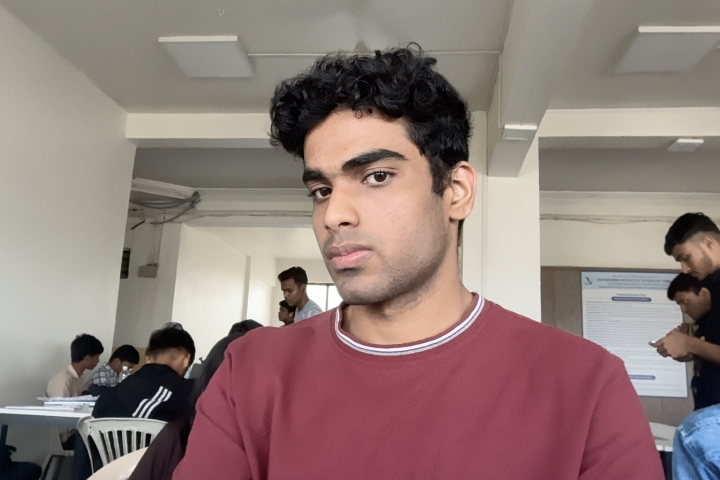
#> input picture known_faces/CS-A_CS-A-001/left.jpg, 1440 x 960 px, given in place of the camera (shown at 1/2 size)
$ python debug_camera.py   (older library calls are emulated)
#> lines starting #> are read from the running program, lines starting #| are printed output that depends on the picture; after the words box and inside, x2 and y2 are one past the last pixel; in counts of white or black regions, pixels touching at a corner belong together
### anti_spoofing.py
import cv2
import numpy as np


class AntiSpoofingDetector:
    """
    Lightweight anti-spoofing detector using OpenCV.
    Designed for real-time performance with minimal false positives.
    """

    def __init__(self, config=None):
        self.config = {
            'specular_threshold': 0.008,      # % of very bright pixels (relaxed)
            'specular_intensity': 225,        # Brightness threshold (relaxed)
            'edge_sharpness_max': 55,         # Max edge density (relaxed)
            'color_blue_shift_max': 1.08,     # Blue channel ratio (relaxed)
            'reflection_variance_min': 40,    # Min brightness variance (relaxed)
            'min_checks_to_fail': 3,          # Need 3 failed checks to mark spoof
            'enabled': True
        }

        if config:
            self.config.update(config)

    def detect_specular_highlights(self, face_bgr):
        """
        Detect specular highlights from screen backlight or flash reflection.

        Screens produce concentrated bright spots from backlight.
        Real faces have more diffuse, natural lighting.

        Returns:
            (is_spoof, score, details)
        """
        # Convert to grayscale for brightness analysis
        gray = cv2.cvtColor(face_bgr, cv2.COLOR_BGR2GRAY)

        # Also check V channel in HSV for saturation-independent brightness
        hsv = cv2.cvtColor(face_bgr, cv2.COLOR_BGR2HSV)
        v_channel = hsv[:, :, 2]

        # Count very bright pixels (likely screen glare)
        threshold = self.config['specular_intensity']
        bright_pixels = np.sum(v_channel > threshold)
        total_pixels = v_channel.size
        bright_ratio = bright_pixels / total_pixels

        # Check for concentrated bright regions (not just overall brightness)
        # Apply threshold to find hot spots
        _, bright_mask = cv2.threshold(v_channel, threshold, 255, cv2.THRESH_BINARY)
        contours, _ = cv2.findContours(bright_mask, cv2.RETR_EXTERNAL, cv2.CHAIN_APPROX_SIMPLE)

        # Count significant bright regions
        significant_regions = sum(1 for c in contours if cv2.contourArea(c) > 20)

        is_spoof = bright_ratio > self.config['specular_threshold'] or significant_regions >= 3

        return is_spoof, bright_ratio, {
            'bright_ratio': bright_ratio,
            'bright_regions': significant_regions
        }

    def detect_edge_sharpness(self, face_gray):
        """
        Analyze edge sharpness to detect screen pixel artifacts.

        Screens and high-res photos have unnaturally sharp, uniform edges.
        Real faces captured by webcam have natural blur from depth-of-field.

        Returns:
            (is_spoof, score, details)
        """
        # Apply Laplacian for edge detection
        laplacian = cv2.Laplacian(face_gray, cv2.CV_64F)

        # Calculate edge statistics
        edge_variance = laplacian.var()
        edge_mean = np.abs(laplacian).mean()

        # High variance with high mean indicates sharp pixel edges (screen)
        # Real faces have moderate variance
        sharpness_score = edge_mean

        is_spoof = sharpness_score > self.config['edge_sharpness_max']

        return is_spoof, sharpness_score, {
            'edge_mean': edge_mean,
            'edge_variance': edge_variance
        }

    def detect_color_anomaly(self, face_bgr):
        """
        Detect unnatural color distribution from screens.

        LCD/OLED screens often produce blue-shifted colors.
        They also have different color temperature than natural skin.

        Returns:
            (is_spoof, score, details)
        """
        # Split into channels
        b, g, r = cv2.split(face_bgr)

        b_mean = np.mean(b)
        g_mean = np.mean(g)
        r_mean = np.mean(r)

        # Calculate blue shift ratio (screens tend to be bluer)
        avg_rg = (r_mean + g_mean) / 2
        blue_ratio = b_mean / (avg_rg + 1e-6)

        # Also check for color clipping (common in screens)
        # Screens often have values clustered at extremes
        total_pixels = b.size
        clipped_low = (np.sum(b < 10) + np.sum(g < 10) + np.sum(r < 10)) / (3 * total_pixels)
        clipped_high = (np.sum(b > 250) + np.sum(g > 250) + np.sum(r > 250)) / (3 * total_pixels)
        clipping_ratio = clipped_low + clipped_high

        is_spoof = blue_ratio > self.config['color_blue_shift_max'] or clipping_ratio > 0.08

        return is_spoof, blue_ratio, {
            'blue_ratio': blue_ratio,
            'clipping_ratio': clipping_ratio,
            'rgb_means': (r_mean, g_mean, b_mean)
        }

    def detect_reflection_pattern(self, face_gray):
        """
        Detect unnatural reflection patterns from flat surfaces.

        Real 3D faces have varied brightness due to facial structure.
        Flat photos/screens have more uniform brightness gradients.

        Returns:
            (is_spoof, score, details)
        """
        # Divide face into regions and check variance
        h, w = face_gray.shape

        # Split into 3x3 grid
        regions = []
        for i in range(3):
            for j in range(3):
                y1, y2 = i * h // 3, (i + 1) * h // 3
                x1, x2 = j * w // 3, (j + 1) * w // 3
                region = face_gray[y1:y2, x1:x2]
                regions.append(np.mean(region))

        # Calculate variance between regions
        # Real faces have more variation (nose brighter than sides, etc.)
        region_variance = np.var(regions)

        # Also check gradient consistency
        sobelx = cv2.Sobel(face_gray, cv2.CV_64F, 1, 0, ksize=3)
        sobely = cv2.Sobel(face_gray, cv2.CV_64F, 0, 1, ksize=3)
        gradient_magnitude = np.sqrt(sobelx**2 + sobely**2)
        gradient_std = np.std(gradient_magnitude)

        # Low variance = flat surface = likely spoof
        is_spoof = region_variance < self.config['reflection_variance_min']

        return is_spoof, region_variance, {
            'region_variance': region_variance,
            'gradient_std': gradient_std
        }

    def detect_texture_analysis(self, face_gray):
        """
        Detect liveness using texture analysis (LBP-style simple check).
        Real faces have micro-texture (pores). Photos often blur this.
        Returns: (is_spoof, score, details)
        """
        # Simple Laplacian of Gaussian to detect "High Frequency" content
        # Resize to fixed small size to ignore noise but keep face structure
        resized = cv2.resize(face_gray, (100, 100))
        laplacian_var = cv2.Laplacian(resized, cv2.CV_64F).var()

        # Real faces usually have variance > 100-150.
        # Smart phones/Photos often look "smooth" (< 100) or heavily denoised.
        # We increase threshold to 80.0 to catch "good" quality photos/screens too.
        threshold = 80.0
        is_spoof = laplacian_var < threshold

        return is_spoof, laplacian_var, {'texture_val': laplacian_var}

    def check_liveness(self, face_bgr):
        """
        Main anti-spoofing check combining all detection methods.
        """
        if not self.config['enabled']:
            return {
                'is_live': True,
                'confidence': 1.0,
                'spoof_type': 'none',
                'checks': {},
                'scores': {}
            }

        # Ensure minimum size for analysis
        if face_bgr.shape[0] < 50 or face_bgr.shape[1] < 50:
            return {
                'is_live': True,  # Can't analyze small faces reliably
                'confidence': 0.5,
                'spoof_type': 'unknown',
                'checks': {},
                'scores': {}
            }

        # Convert to grayscale once
        face_gray = cv2.cvtColor(face_bgr, cv2.COLOR_BGR2GRAY)

        # Run all checks
        checks = {}
        scores = {}
        failed_checks = []

        # 1. Specular highlights (screen glare)
        spoof1, score1, details1 = self.detect_specular_highlights(face_bgr)
        checks['specular'] = not spoof1
        scores['specular'] = score1
        if spoof1:
            failed_checks.append('specular')

        # 2. Edge sharpness (pixel artifacts)
        spoof2, score2, details2 = self.detect_edge_sharpness(face_gray)
        checks['sharpness'] = not spoof2
        scores['sharpness'] = score2
        if spoof2:
            failed_checks.append('sharpness')

        # 3. Color anomaly (blue shift)
        spoof3, score3, details3 = self.detect_color_anomaly(face_bgr)
        checks['color'] = not spoof3
        scores['color'] = score3
        if spoof3:
            failed_checks.append('color')

        # 4. Reflection pattern (flat surface)
        spoof4, score4, details4 = self.detect_reflection_pattern(face_gray)
        checks['reflection'] = not spoof4
        scores['reflection'] = score4
        if spoof4:
            failed_checks.append('reflection')

        # 5. Texture Check (Laplacian Variance) - THE FIX FOR PHOTOS
        spoof5, score5, details5 = self.detect_texture_analysis(face_gray)
        checks['texture'] = not spoof5
        scores['texture'] = score5
        if spoof5:
            failed_checks.append('texture')

        # Voting: require multiple checks to fail before marking as spoof
        # Config says 1 check is enough (strict).
        num_failed = len(failed_checks)
        is_live = num_failed < self.config['min_checks_to_fail']

        # Calculate confidence
        total_checks = 5
        confidence = (total_checks - num_failed) / total_checks

        # Determine spoof type based on failed checks
        spoof_type = 'none'
        if not is_live:
            if 'specular' in failed_checks or 'color' in failed_checks:
                spoof_type = 'screen'
            elif 'reflection' in failed_checks or 'texture' in failed_checks:
                spoof_type = 'print'
            else:
                spoof_type = 'unknown'

        return {
            'is_live': is_live,
            'confidence': confidence,
            'spoof_type': spoof_type,
            'checks': checks,
            'scores': scores,
            'failed': failed_checks
        }


# Convenience function for quick checks
def check_liveness(face_bgr, config=None):
    """
    Quick liveness check for a face region.

    Args:
        face_bgr: Face region in BGR format
        config: Optional configuration overrides

    Returns:
        dict with 'is_live', 'confidence', and details
    """
    detector = AntiSpoofingDetector(config)
    return detector.check_liveness(face_bgr)

### debug_camera.py
"""Quick debug script to check actual confidence scores and anti-spoofing results."""
import cv2
import os
import numpy as np
import pickle
import time
import anti_spoofing

# Load model
recognizer = cv2.face.LBPHFaceRecognizer_create(radius=2, neighbors=16, grid_x=8, grid_y=8)
recognizer.read("face_model.yml")
with open("face_labels.pkl", "rb") as f:
#> (reads face_labels.pkl from the repository)
    label_to_name, name_to_label = pickle.load(f)
print("Model labels:", label_to_name)

face_cascade = cv2.CascadeClassifier(cv2.data.haarcascades + "haarcascade_frontalface_default.xml")
clahe = cv2.createCLAHE(clipLimit=2.0, tileGridSize=(8, 8))

# Open camera with DirectShow backend (more reliable on Windows)
video = cv2.VideoCapture(0, cv2.CAP_DSHOW)
if not video.isOpened():
    print("Cannot open camera")
    exit()

print("Capturing frames - show your face to camera. Press 'q' to quit.")
time.sleep(1)

frame_count = 0
while True:
    ret, frame = video.read()
#> frame is the input picture: shape (960, 1440, 3); mean B, G, R 120.7, 124.8, 144.5
    if not ret:
        continue
    gray = cv2.cvtColor(frame, cv2.COLOR_BGR2GRAY)
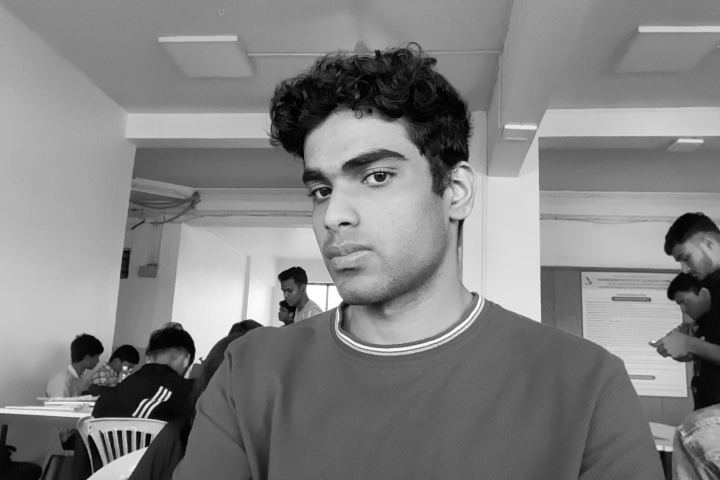
#> gray: shape (960, 1440) (shown at 1/2 size); min 0, max 255, mean 130.2
    faces = face_cascade.detectMultiScale(gray, 1.1, 5, minSize=(30, 30))
#> faces = [[512, 215, 364, 364]]
    for (x, y, w, h) in faces:
        roi_gray = gray[y:y+h, x:x+w]
        roi_color = frame[y:y+h, x:x+w]

        # Check liveness
        live = anti_spoofing.check_liveness(roi_color)

        # Predict
        roi = cv2.resize(roi_gray, (200, 200))
        roi = clahe.apply(roi)
        roi = cv2.GaussianBlur(roi, (3, 3), 0)
        label, confidence = recognizer.predict(roi)
        name = label_to_name.get(label, "???")

        failed = live.get("failed", [])
        is_live = live["is_live"]

        # Show on frame
        color = (0, 255, 0) if (confidence < 105 and is_live) else (0, 0, 255)
        cv2.rectangle(frame, (x, y), (x+w, y+h), color, 2)
        info = f"{name} conf={confidence:.0f} live={is_live}"
        cv2.putText(frame, info, (x, y-10), cv2.FONT_HERSHEY_SIMPLEX, 0.5, color, 2)

        if frame_count % 10 == 0:
            print(f"face={name}, confidence={confidence:.1f}, is_live={is_live}, failed_checks={failed}")
#> this loop made 1 pass
#> (x, y) on pass 1: (512, 215)
#| face=CS-A_CS-A-001, confidence=1.5, is_live=True, failed_checks=['specular']
#> pass 1, `roi_gray = gray[y:y+h, x:x+w]`:
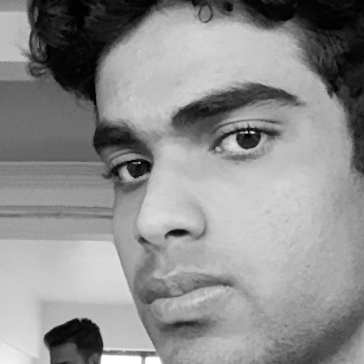
#> roi_gray: shape (364, 364); min 0, max 255, mean 142
#> pass 1, `roi_color = frame[y:y+h, x:x+w]`:
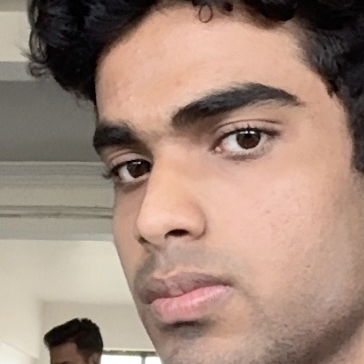
#> roi_color: shape (364, 364, 3); mean B, G, R 121.9, 136, 161.6
#> pass 1, in detect_specular_highlights, `v_channel = hsv[:, :, 2]`:
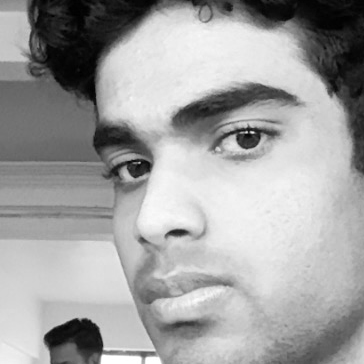
#> v_channel: shape (364, 364); min 0, max 255, mean 161.7
#> after the loop:
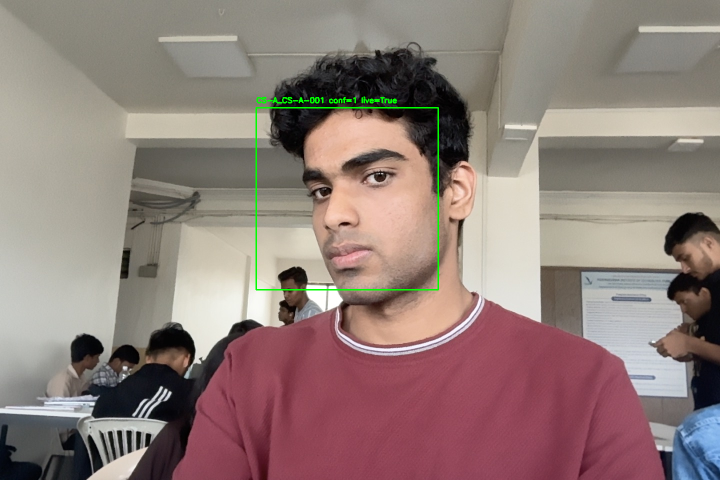
#> frame: shape (960, 1440, 3) (shown at 1/2 size); 0.43% of pixels changed, all inside (x1, y1, x2, y2) = (511, 193, 878, 581)
#> after the loop:
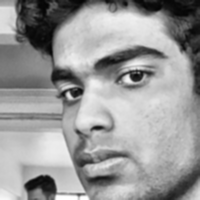
#> roi: shape (200, 200); min 4, max 255, mean 152.9
#> after the loop:
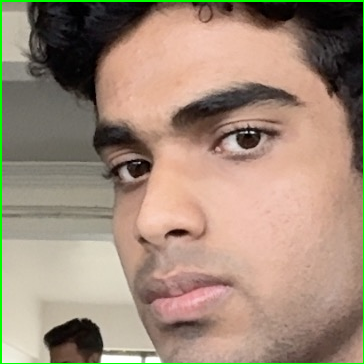
#> roi_color: shape (364, 364, 3); 1.64% of pixels changed, all inside (x1, y1, x2, y2) = (0, 0, 364, 364)

    cv2.imshow("Debug Camera - press q to quit", frame)
    key = cv2.waitKey(1)
#> (key q is pressed here)
    if key == ord("q"):
        break
    frame_count += 1

video.release()
cv2.destroyAllWindows()
print("Done")
